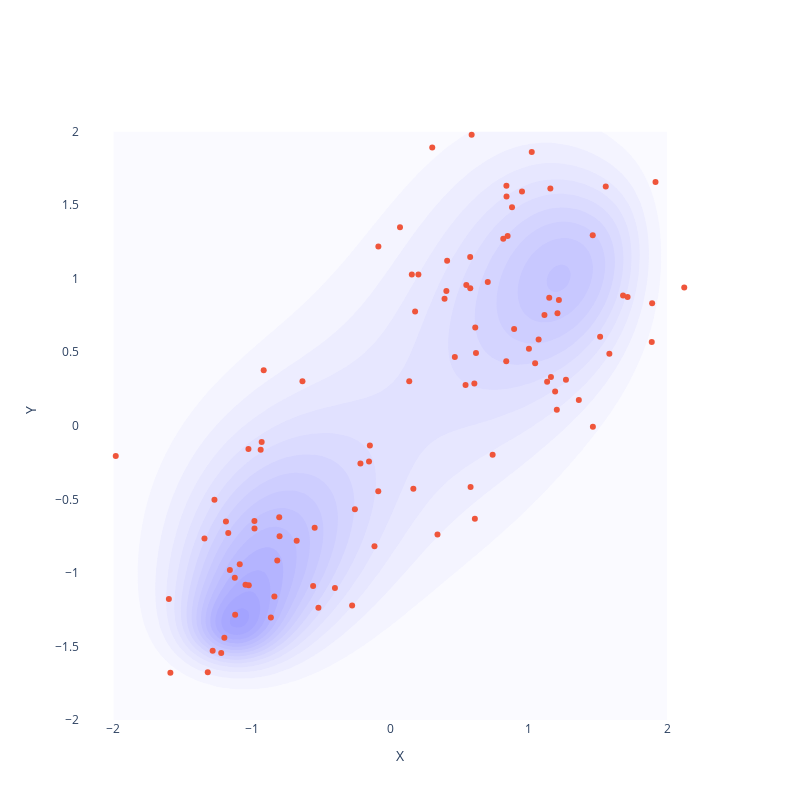

Here is the notebook cell this chart was saved with:
### Code cell
# Define density function of VAE.
def create_vae_density(model: VAE, num_latent_samples: int = 1000) -> torch.Tensor:
    z = torch.randn(num_latent_samples, model.latent_dim)
    mean, var = model.decode(z, unnormalize=False)
    weights = (1 / num_latent_samples) * torch.ones(num_latent_samples)
    return GaussianMixtureModel(mean, torch.diag_embed(var), weights)


posterior_dist = create_vae_density(model)
fig = plot_density_heatmap(posterior_dist.likelihood)
samples_normalized = model.output_normalizer.normalize(samples)
fig.add_trace(
    go.Scatter(x=samples_normalized[:, 0], y=samples_normalized[:, 1], mode="markers")
)
# fig.add_trace(
#     go.Scatter(
#         x=train_data[:, 0],
#         y=train_data[:, 1],
#         mode="markers",
#         marker=dict(color="Orange"),
#     )
# )
# fig.add_trace(
#     go.Scatter(
#         x=val_data[:, 0], y=val_data[:, 1], mode="markers", marker=dict(color="Purple")
#     )
# )
fig.show()
